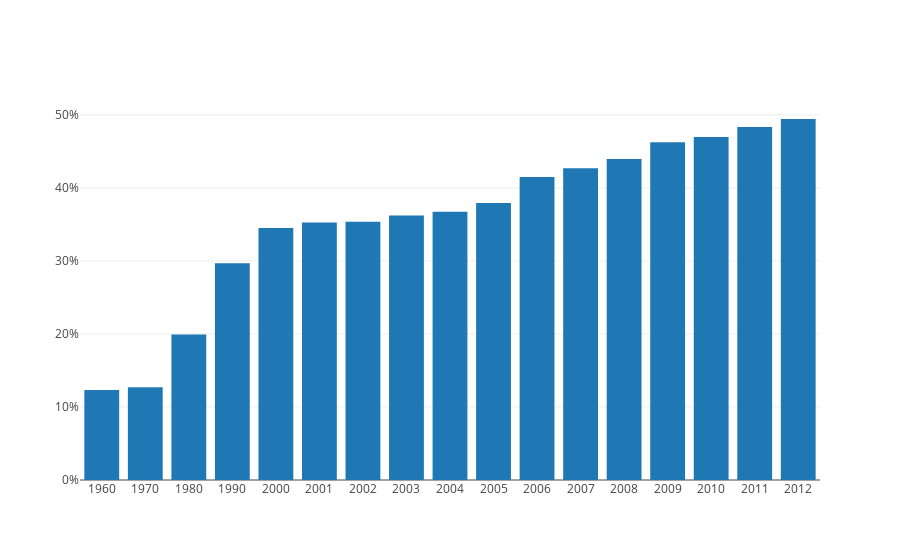

Notebook cell for this chart:
### Markdown cell above
Er vallen direct een aantal zaken op als we naar de bovenstaande bar chart kijken. Ten eerste is er een 'vreemde' verdeling van de bars, maar als we naar de data kijken zien we dat dit klopt, maar wellicht niet heel mooi is. 

Daarnaast valt wellicht ook op dat de schaal van de y-as niet duidelijk maakt dat het een percentage is. Deze zaken kunnen we beide oplossen. Voor de x-as kunnen we aangeven dat het een categorische as is, in plaats van een schaal. Voor de y-as kunnen we het tonen als een percentage. Hieronder de code om dit te doen.

### Code cell
# Maak een layout object aan waarin de specificaties staan voor de X en Y assen.
layout = go.Layout(
    xaxis=go.layout.XAxis(
        type='category' # het type van de X as is categorisch
    ),
    yaxis = go.layout.YAxis(
        tickformat = ',.0%', # toon als percentage
    )
)

fig = go.Figure(data=[trace], layout=layout)
iplot(fig)

### Figure 1 — Plotly figure (JSON) as saved in the notebook; plotly's stock layout.template omitted (floating-point values rounded to 4 significant figures)
{"data": [{"type": "bar", "uid": "783c7b61-ebf8-4d75-b9d3-3282cdb6652a", "x": [1960, 1970, 1980, 1990, 2000, 2001, 2002, 2003, 2004, 2005, 2006, 2007, 2008, 2009, 2010, 2011, 2012], "y": [0.1233, 0.127, 0.1992, 0.2968, 0.345, 0.3528, 0.3535, 0.362, 0.3673, 0.3793, 0.4148, 0.4269, 0.4394, 0.4626, 0.4697, 0.4833, 0.4943]}], "layout": {"xaxis": {"type": "category"}, "yaxis": {"tickformat": ",.0%"}}}
